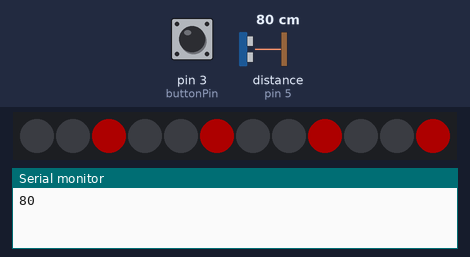
The sketch below on a simulated Arduino Uno, built with avr-gcc and run on an emulated ATmega328P. Parts: 12 RGB LEDs in strip order, left to right, the last lines printed to the serial monitor. The inputs (shaded band) are chosen by the test bench; at power-on: pin 3 (buttonPin) HIGH, distance to the obstacle (sensor on pin 5) 80 cm. The echo pulse lasts 58.3 µs per cm; dim RGB values are drawn brighter than linear.

Above: at 0.8 s.
2.1 s: pin 3 (buttonPin) pulled LOW for 1.55 s
At 4.35 s:
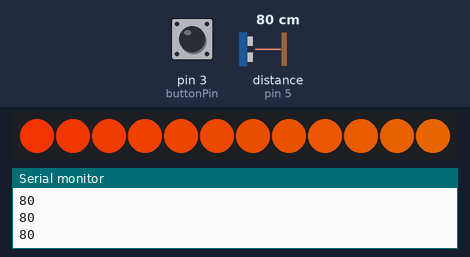
At 4.98 s:
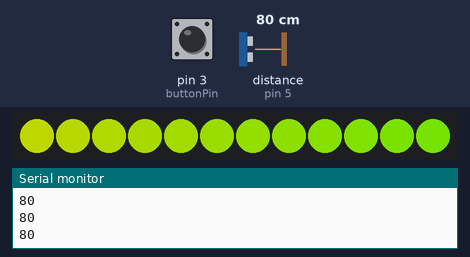

The sketch:

backout_my_space_badge.ino
```cpp
#include <afstandssensor.h>
#include <Adafruit_NeoPixel.h>

// Which pin on the Arduino is connected to the NeoPixels?
#define NEOPIN 0  // On Trinket or Gemma, suggest changing this to 1
#define TRIGGER 6
#define ECHO 5
#define BUZZER_PIN 1
#define TRIP_DISTANCE 91 // in cm. 6ft = 183cm | 4ft = 122 | 3ft = 91

// How many NeoPixels are attached to the Arduino?
#define NUMPIXELS 12                  // Popular NeoPixel ring size
#define DELAYVAL 500                  // Time (in milliseconds) to pause between pixels \
                                      // UltraSonicSensor(triggerPin, echoPin);
AfstandsSensor sonar(TRIGGER, ECHO);  // initialize ultra sonic on triggerPin and echoPin
Adafruit_NeoPixel pixels(NUMPIXELS, NEOPIN, NEO_GRB + NEO_KHZ800);

int buttonState = 0;
const int buttonPin= 3;
enum class Application : uint8_t {
  Distance,
  Rainbow
};

Application app = { Application::Distance };

void theaterChase(uint32_t c, uint8_t wait) {
  for (int j = 0; j < 4; j++) {  //do 6 cycles of chasing
    for (int q = 0; q < 3; q++) {
      for (uint16_t i = 0; i < pixels.numPixels(); i = i + 3) {
        pixels.setPixelColor(i + q, c);  //turn every third pixel on
      }
      pixels.show();
      //digitalWrite(BUZZER_PIN, HIGH);
      delay(wait);
      //digitalWrite(BUZZER_PIN, LOW);
      for (uint16_t i = 0; i < pixels.numPixels(); i = i + 3) {
        pixels.setPixelColor(i + q, 0);  //turn every third pixel off
      }
    }
  }
}

// Input a value 0 to 255 to get a color value.
// The colours are a transition r - g - b - back to r.
uint32_t Wheel(byte WheelPos) {
  WheelPos = 255 - WheelPos;
  if(WheelPos < 85) {
    return pixels.Color(255 - WheelPos * 3, 0, WheelPos * 3);
  }
  if(WheelPos < 170) {
    WheelPos -= 85;
    return pixels.Color(0, WheelPos * 3, 255 - WheelPos * 3);
  }
  WheelPos -= 170;
  return pixels.Color(WheelPos * 3, 255 - WheelPos * 3, 0);
}

void rainbow(uint8_t wait) {
  uint16_t i, j;

  for(j=0; j<256; j++) {
    for(i=0; i<pixels.numPixels(); i++) {
      pixels.setPixelColor(i, Wheel((i+j) & 255));
    }
    pixels.show();
    delay(wait);
  }
}

// Slightly different, this makes the rainbow equally distributed throughout
void rainbowCycle(uint8_t wait) {
  uint16_t i, j;

  for(j=0; j<256*5; j++) { // 5 cycles of all colors on wheel
    for(i=0; i< pixels.numPixels(); i++) {
      pixels.setPixelColor(i, Wheel(((i * 256 / pixels.numPixels()) + j) & 255));
    }
    pixels.show();
    delay(wait);
  }
}
void setup() {
  Serial.begin(9600);  //open serial communication for debug and sonar reading
  pinMode(BUZZER_PIN, OUTPUT);
  pinMode(buttonPin, INPUT_PULLUP);
  pixels.begin();
}

void loop() {
  pixels.clear();
  buttonState = digitalRead(buttonPin);
  switch (app) {
    case Application::Distance:
      socialDistance();
      if (buttonState == LOW) {
        app = Application::Rainbow;
      }
      break;

    case Application::Rainbow:
      rainbow(20);
      if (buttonState == LOW) {
        app = Application::Distance;
      }
    break;
  }
  pixels.show();
}

void socialDistance() {
  int reading = sonar.afstandCM();
  Serial.println(reading);
  /*if (reading < 255 ) { /// old code, sets the brightness of neopixels to the same value as the distance measured
    for (int i = 0; i < 12; i++) {
      pixels.setPixelColor(i, pixels.Color(250, 150, 0));
      pixels.setBrightness(reading);
    }
  } */
  if (reading < TRIP_DISTANCE && reading != -1) {
    theaterChase(pixels.Color(50, 0, 0), 65);  //red for 45ms
  } else {
    for (int i = 0; i < 12; i++) {
      pixels.setPixelColor(i, pixels.Color(0, 5, 0));
    }
  }
  delay(500);
}
```

Measured:
- what the display in image 0 shows lasts 0.6 s, from 0.7 s to 1.3 s
